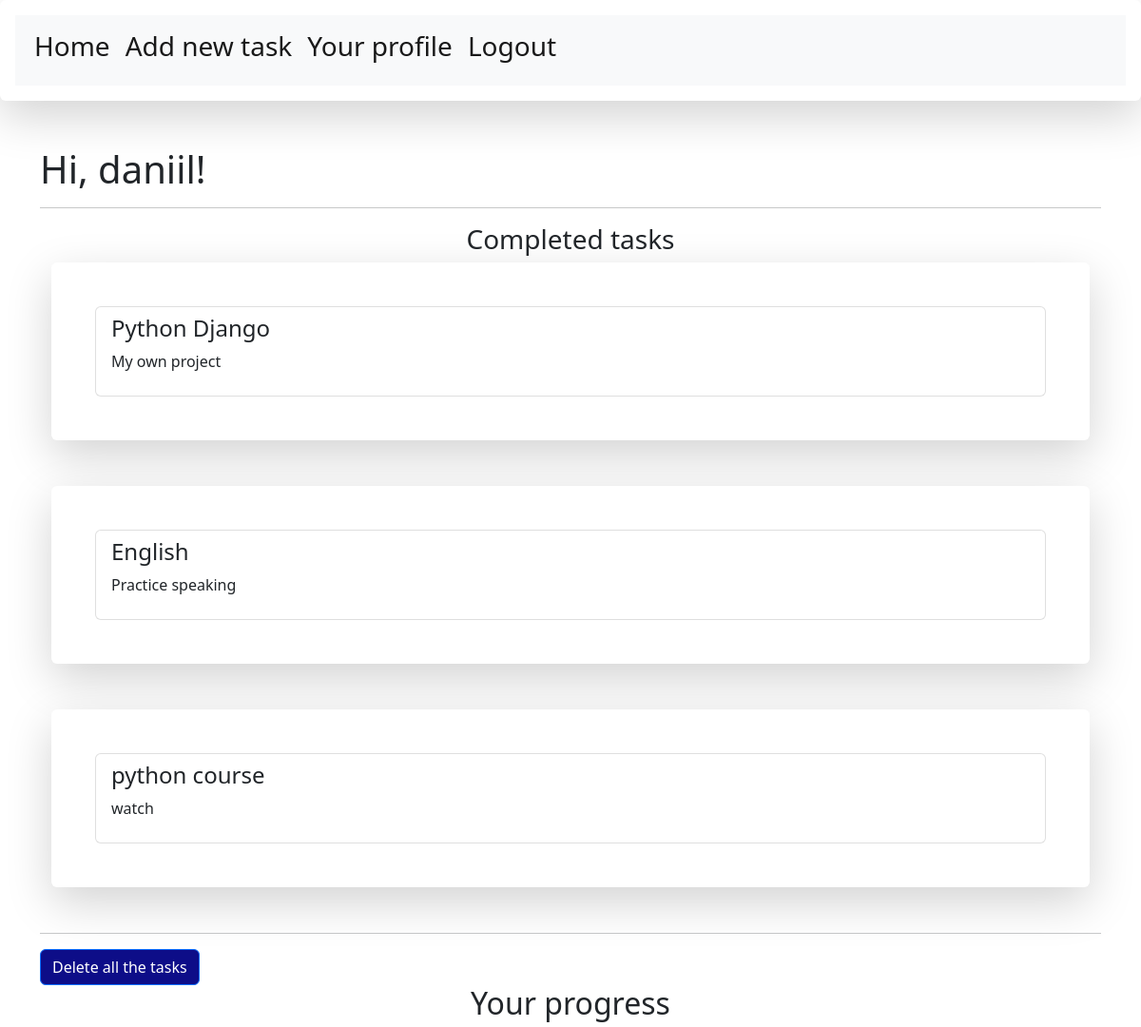
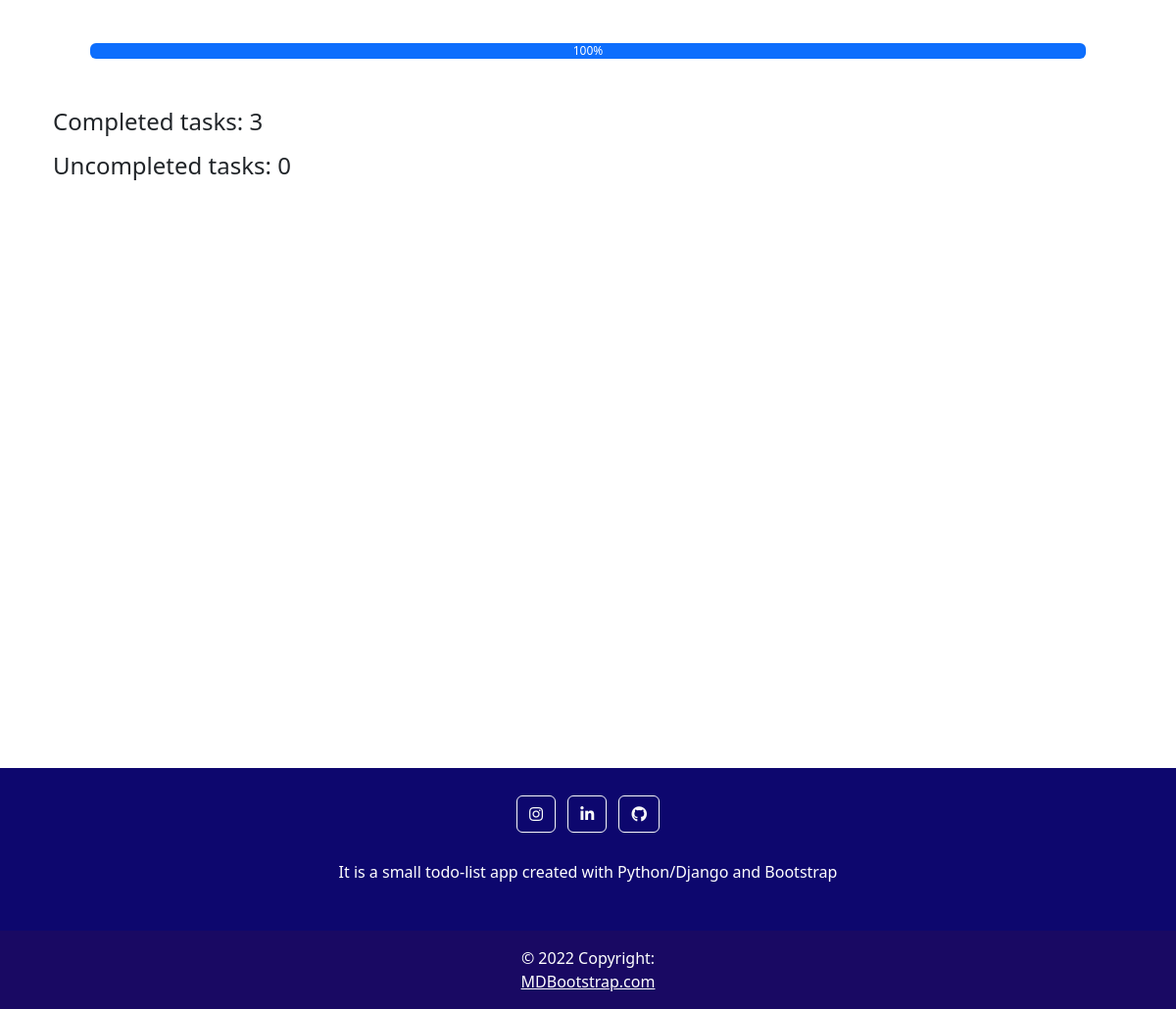
/profile/ (signed in), run on the app's committed database (2 pictures, top to bottom).
### tasks/models.py (models this page shows, shortened)
class Task(models.Model):
    title = models.CharField(max_length=255)
    description = models.TextField(null=True)
    is_completed = models.BooleanField(default=False)
    slug = models.SlugField(max_length=1000, db_index=True, null=True, blank=True, verbose_name='URL', unique=False)
    profile = models.ForeignKey('Profile', on_delete=models.CASCADE)

### tasks/views.py (the view)
# urls.py: path("profile/", profile, name='profile'),
def profile(request):
    if Profile.objects.filter(user=request.user):
        profile = Profile.objects.get(user=request.user)
        completed_tasks = Task.objects.filter(profile=profile, is_completed=True)
        uncompleted_tasks = Task.objects.filter(profile=profile, is_completed=False)
        completed_tasks_number = Task.objects.filter(profile=profile, is_completed=True).count()
        uncompleted_tasks_number = Task.objects.filter(profile=profile, is_completed=False).count()
        try:
            value = int((len(completed_tasks) / len(Task.objects.filter(profile=profile))) * 100)
        except:
            value = 0
        return render(request, 'tasks/profile.html',
                      {"completed_tasks": completed_tasks, "uncompleted_tasks": uncompleted_tasks,
                       "value": value, "completed_tasks_number": completed_tasks_number,
                       "uncompleted_tasks_number": uncompleted_tasks_number})
    else:
        Profile.objects.create(user=request.user)
        return render(request, 'tasks/profile.html')

### templates/tasks/profile.html (shortened to what this page needs)
{% extends 'base.html' %}
{% block content %}
<div class="container" style="margin-bottom:600px;">
    {% if request.user.is_authenticated %}
    <h1>Hi, {{ request.user.username }}! </h1>
    {% if completed_tasks %}
    <hr>
    <center>
        <h3>Completed tasks</h3>
    </center>
    {% for task in completed_tasks %}
    <div class="container">
        <div class="shadow-lg p-3 mb-5 bg-body rounded">
            <ul class="list-group" style="margin:30px;">
                <li class="list-group-item">
                    <label class="form-check-label">
                        <h4>{{ task.title }}</h4>
                    </label>
                    <p>{{ task.description }}</p>
                </li>
            </ul>
        </div>
    </div>
    {% endfor %}
    {% endif %}
    {% if completed_tasks or uncompleted_tasks %}
    <hr>
    <a href="{% url 'delete_all_tasks' %}" type="button" class="btn btn-primary"
        style="background-color: rgb(13, 13, 136)" data-bs-toggle="modal" data-bs-target="#exampleModal">Delete all the
        tasks</a>
    {% else %}
    <center>
        <h3>You can add new task <a href="{% url 'add_task' %}">here</a></h3>
    </center>
    {% endif %}
    <center>
        <h2>Your progress</h2>
    </center>
    <div class="progress" style="margin:50px;">
        <div class="progress-bar" role="progressbar" aria-label="Example with label" style="width: {{value}}%;"
            aria-valuenow="25" aria-valuemin="0" aria-valuemax="100">{{value}}%
        </div>
    </div>
    <div class="container">
        <p>
        <h4>Completed tasks: {{ completed_tasks_number }}</h4>
        </p>
        <p>
        <h4>Uncompleted tasks: {{ uncompleted_tasks_number }}</h4>
        </p>
    </div>
    {% else %}
    <h3>You should <a href="{% url 'registration' %}">sign up</a> or <a href="{% url 'login' %}">login</a> firstly to
        enter your profile</h3>
    {% endif %}
</div>
{% endblock %}

### data on the page
Task: title "Python Django", description "My own project"
Task: title "English", description "Practice speaking"
Task: title "python course", description "watch"

### other printed values
{{ request.user.username }} "daniil"
{{ value }} "100"
{{ completed_tasks_number }} "3"
{{ uncompleted_tasks_number }} "0"
